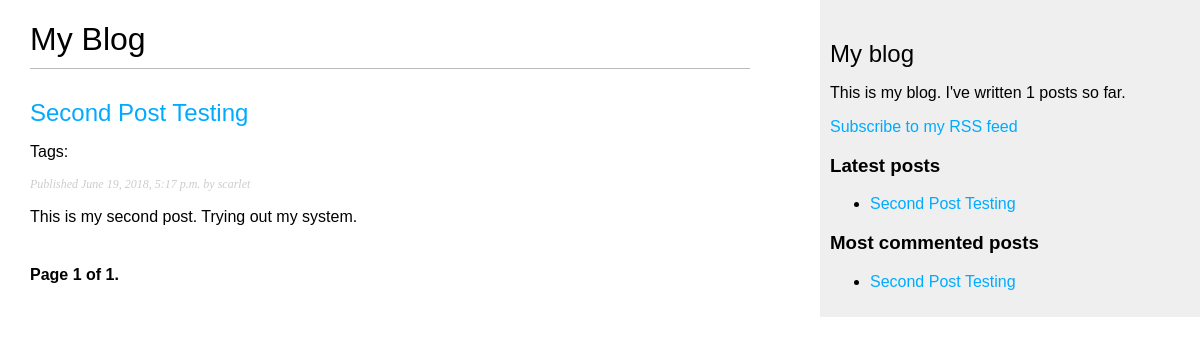
/blog/, run on an earlier commit of the app's database.
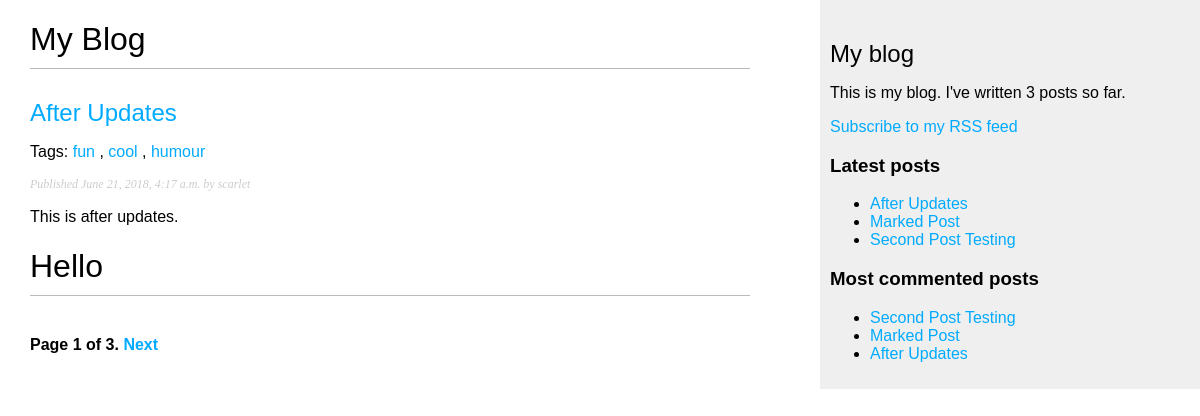
And on a later commit of the database.
### blog/models.py (models this page shows, shortened)
class Post(models.Model):
    title = models.CharField(max_length=250)
    slug = models.SlugField(max_length=250, unique_for_date='publish')
    body = models.TextField()
    publish = models.DateTimeField(default=timezone.now)
    created = models.DateTimeField(auto_now_add=True)
    updated = models.DateTimeField(auto_now=True)
    STATUS_CHOICES = (
                      ('draft', 'Draft'),
                      ('published', 'Published'),
                     )
    status = models.CharField(max_length=10, choices=STATUS_CHOICES, default='draft')
    author = models.ForeignKey(to=User,
                               on_delete=models.CASCADE, related_name='blog_posts')
    tags = TaggableManager()
    class Meta:
        ordering = ('-publish',)
    objects = models.Manager()
    published = PublishedManager()
    def get_absolute_url(self):
        return reverse('blog:post_detail',
                        args=[self.publish.year, self.publish.month, self.publish.day, self.slug])

### blog/views.py (the view)
# urls.py: path('', views.post_list, name='post_list'),
def post_list(request, tag_slug=None):
    object_list = Post.published.all()
    tag = None
    if tag_slug:
        tag = get_object_or_404(klass=Tag, slug=tag_slug)
        object_list = object_list.filter(tags__in=[tag])
    paginator = Paginator(object_list, 1)
    page = request.GET.get('page')      # Eita ki kore
    try:
        posts = paginator.page(page)
    except PageNotAnInteger:
        posts = paginator.page(1)
    except EmptyPage:
        posts = paginator.page(paginator.num_pages)
    return render(request, 'blog/post/list.html',
                  {'posts':posts, 'page':page,
                   'tag': tag,})

### blog/models.py (called while the page is built)
    def get_queryset(self):
        return super(PublishedManager, self).get_queryset().filter(status='published')

### blog/templatetags/blog_tags.py (called while the page is built)
@register.simple_tag
def total_posts():
    return Post.published.count()

@register.inclusion_tag('blog/post/latest_posts.html')
def show_latest_posts(count=5):
    latest_posts = Post.published.order_by('-publish')[:count]
    return {'latest_posts': latest_posts}

@register.simple_tag
def get_most_commented_posts(count=5):
    return Post.published.annotate(total_comments=Count('comments')).order_by('-total_comments')[:count]

@register.filter(name='markdown')
def markdown_format(text):
    return mark_safe(markdown.markdown(text))

### blog/templates/blog/post/list.html (shortened to what this page needs)
{% extends "blog/base.html" %}
{% load blog_tags %}
{% block content %}
<h1>My Blog</h1>
{% for post in posts %}
<h2>
    <a href="{{ post.get_absolute_url }}">
    {{ post.title }}
    </a>
</h2>
<p class="tags">
    Tags:
    {% for tag in post.tags.all %}
        <a href="{% url "blog:post_list_by_tag" tag.slug %}">
            {{ tag.name }}
        </a>
        {% if not forloop.last %}, {% endif %}
    {% endfor %}
</p>
<p class="date">
Published {{ post.publish }} by {{ post.author }}
</p>
{{ post.body|markdown|truncatewords_html:30 }}
{% endfor %}
{% include 'pagination.html' with page=posts %}
{% endblock %}

### blog/templates/blog/base.html (shortened to what this page needs)
{% load blog_tags %}
{% load static %}
<!DOCTYPE html>
<html>
<head>
    <link href="{% static "css/blog.css" %}" rel="stylesheet">
</head>
<body>
<div id="content">
    {% block content %}
    {% endblock %}
</div>
<div id="sidebar">
    <h2>My blog</h2>
    <p>This is my blog. I've written {% total_posts %} posts so far.</p>
    <p><a href="{% url "blog:post_feed" %}">Subscribe to my RSS feed</a></p>
    <h3>Latest posts</h3>
    {% show_latest_posts 3 %}
    <h3>Most commented posts</h3>
    {% get_most_commented_posts as most_commented_posts %}
    <ul>
    {% for post in most_commented_posts %}
        <li>
        <a href="{{ post.get_absolute_url }}">{{ post.title }}</a>
        </li>
    {% endfor %}
    </ul>
</div>
</body>
</html>

### blog/templates/pagination.html (shortened to what this page needs)
<div class="pagination">
    <span class="step-links">
        <span class="current">
            Page {{ page.number }} of {{ page.paginator.num_pages }}.
        </span>
        {% if page.has_next %}
            <a href="?page={{ page.next_page_number }}">Next</a>
        {% endif %}
    </span>
</div>

### blog/templates/blog/post/latest_posts.html
<ul>
        {% for post in latest_posts %}
        <li>
            <a href="{{ post.get_absolute_url }}">{{ post.title }}</a>
        </li>
        {% endfor %}
</ul>

### blog/static/css/blog.css (style rules this page uses)
body { margin:0; padding:0; font-family:helvetica, sans-serif; }
a { color:#00abff; text-decoration:none; }
h1 { font-weight:normal; border-bottom:1px solid #bbb; padding:0 0 10px 0; }
h2 { font-weight:normal; margin:30px 0 0; }
#content { float:left; width:60%; padding:0 0 0 30px; }
#sidebar { float:right; width:30%; padding:10px; background:#efefef; height:100%; }
p.date { color:#ccc; font-family: georgia, serif; font-size: 12px; font-style: italic; }
.pagination { margin:40px 0; font-weight:bold; }

What changed in the data, as far as the page shows it:
no longer on one of the page's lists (row unchanged): Post: title "Second Post Testing", publish "June 19, 2018, 5:17 p.m.", author "scarlet", body "This is my second post. Trying out my system."
added Post: title "After Updates", publish "June 21, 2018, 4:17 a.m.", author "scarlet", body "This is after updates. Hello"
added Tag: name "fun"
added Tag: name "cool"
added Tag: name "humour"
added Post: title "Marked Post"
Also different on the page:
{{ page.paginator.num_pages }}: "1" → "3"
text no longer shown: "1"
text now shown: "Next 3"
